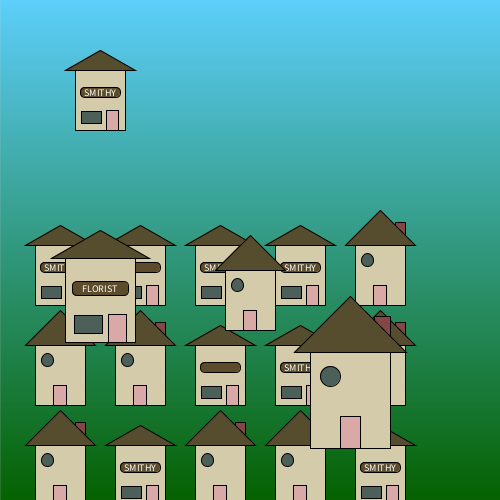
Frame 1 (no input)
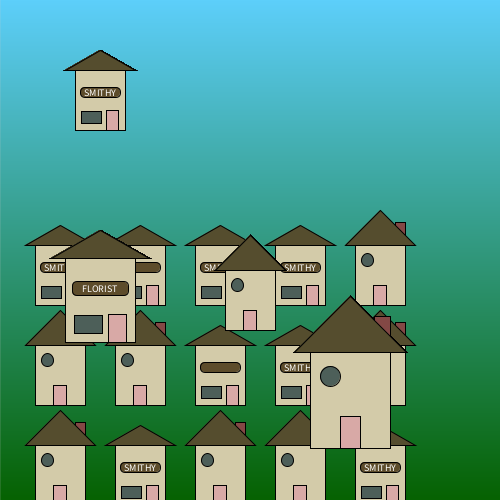
Frame 60 (the mouse pressed at the canvas centre just before this capture)
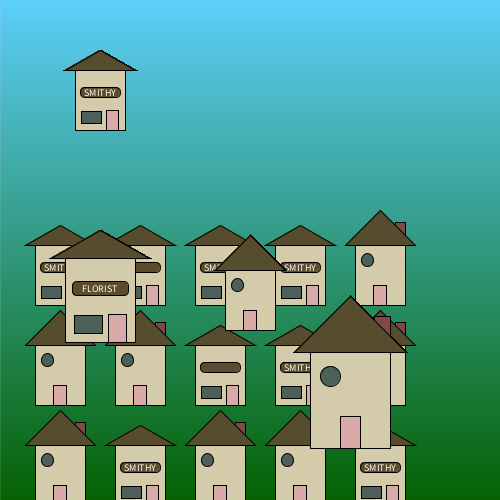
Frame 120 (the mouse held since frame 60 and released just before this capture)

The Processing sketch that drew these frames (run headless with seeded random() and noise(); from frame 60 on, the mouse is pressed at the canvas centre):

// Processing sketch: Ashley_Kuo___townscape_demo
// ── Ashley_Kuo___townscape_demo.pde
float r;
float g;
float b;

void setup () {
  size(500, 500);

  gradient(93, 207, 250, 6, 98, 2);

  for (int y = 275; y <= 475; y += 100) {
    for (int x = 60; x <= 400; x += 80) { 
    //width; x += (width-100)/5) {
      float r = random (0, 2);
      if (r <= 1) {
        float r2 = random (0, 2);
        if (r2 <= 1) { // chimney
          hut(x, y, 50, true);
        } else {
          shop(x, y, 50, 1);
        }
      } else {
        int r3 = int(random(0, 4));
        shop(x, y, 50, r3);
      }
    }
  }
}

void gradient(float r1, float g1, float b1,
  float r2, float g2, float b2) {
  for (int i = 0; i < height; i++ ) {
    r = map(i, 0, height-1, r1, r2);
    g = map(i, 0, height-1, g1, g2);
    b = map(i, 0, height-1, b1, b2);

    stroke(r, g, b);
    line(0, i, width, i);
  }
}
void draw() {
   hut(width/2, 300, 50, false);
  hut(350, 400, 80, true);

  shop(100, 100, 50, 1);
  shop(100, 300, 70, 2);
}

void hut(float x, float y, float size, boolean chimney) {
  rectMode(CENTER);

  strokeWeight(1);
  stroke(0);
  if (chimney) {
    fill(#834845);
    rect(x+size*0.4, y - size*0.8, size*0.2, size*0.5);
  }
  fill(#D3CBA9);
  rect(x, y, size, size*1.2);
  fill(#554D2E);
  triangle(x, y - size*1.3, x-size*0.7, y-size*0.6, x+size*0.7, y-size*0.6);
  fill(#4D5F59);
  circle(x - size*0.25, y - size*0.3, size*0.25);
  fill(#D8A9A6);
  rect(x, y+size*0.4, size*0.25, size*0.4);
}

void shop(float x, float y, float size, int option) {
  rectMode(CENTER);
  strokeWeight(1);
  stroke(0);

  fill(#D3CBA9);
  rect(x, y, size, size*1.2);
  fill(#554D2E);
  triangle(x, y - size*1, x-size*0.7, y-size*0.6, x+size*0.7, y-size*0.6);
  fill(#D8A9A6);
  rect(x+size/4, y+size*0.4, size*0.25, size*0.4);
  fill(#4D5F59);
  rect(x - size*0.17, y + size*0.35, size*0.4, size*0.25);
  fill(#5D4C2B);
  rect(x, y-size*0.16, size*0.8, size*0.2, 5);
  fill(255);
  textSize(10);
  textAlign(CENTER, CENTER);
  if (option == 1) {
    text("SMITHY", x, y - size*0.16);
  } else if (option == 2) {
    text("FLORIST", x, y - size*0.16);
  } else if (option == 3) {
    text("MARKET", x, y - size*0.16);
  }
}
